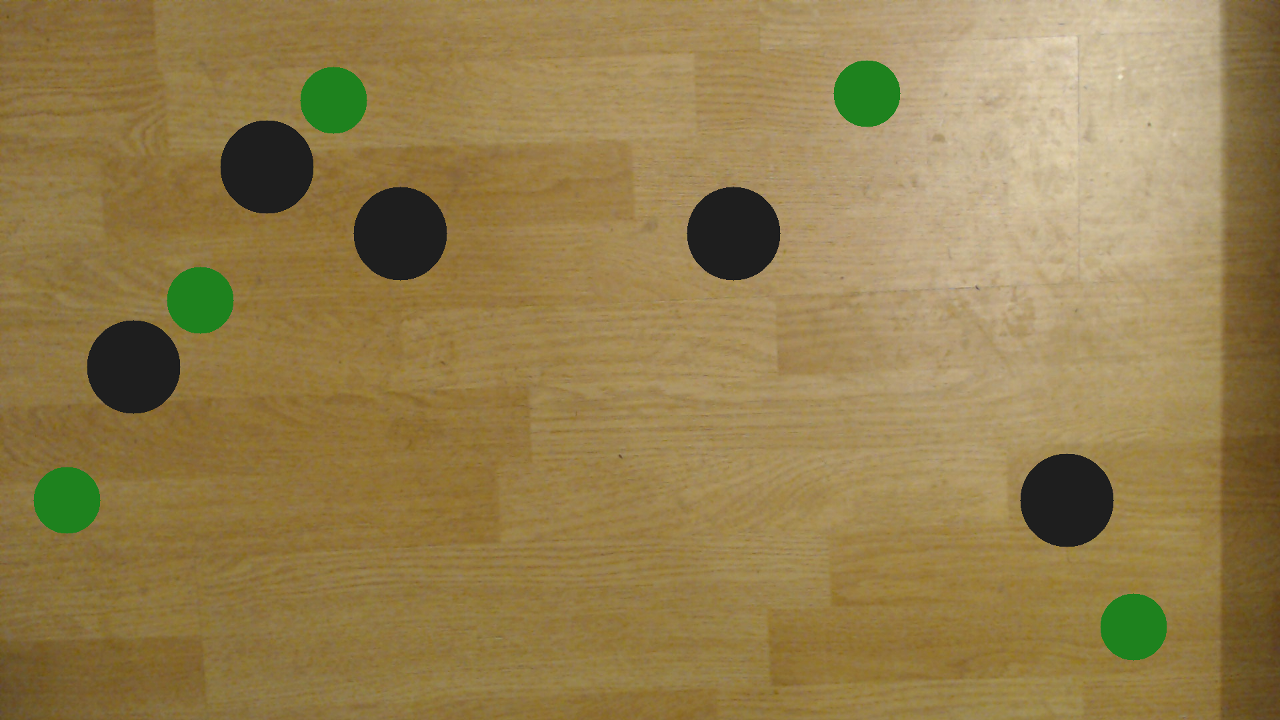
#> input picture lab05/sample02.tiff, 1280 x 720 px
$ python task01new.py
#> lines starting #> are read from the running program, lines starting #| are printed output that depends on the picture; after the words box and inside, x2 and y2 are one past the last pixel; in counts of white or black regions, pixels touching at a corner belong together; long printed decimals are rounded
import cv2
import numpy as np

trackbar_value = 75# Global variable for the latest trackbar value, default is 32
anyChange = False

def updateValue(new_value):
    # make sure to write the new value into the global variable
    global trackbar_value
    global anyChange
    trackbar_value = new_value
    anyChange = True
    return


blobparams = cv2.SimpleBlobDetector_Params()
#blobparams.filterByArea = False
blobparams.minArea = 20
blobparams.filterByCircularity = False
blobparams.minDistBetweenBlobs = 20#!!!change here
detector = cv2.SimpleBlobDetector_create(blobparams)

#Working with image files stored in the same folder as .py file
#Load the image from the given location
img = cv2.imread('sample02.tiff')
#> img is the input picture: shape (720, 1280, 3); mean B, G, R 77.2, 126.5, 148.6
#Load the image from the given location in grayscale
img_grayscale = cv2.imread('sample02.tiff', 0)
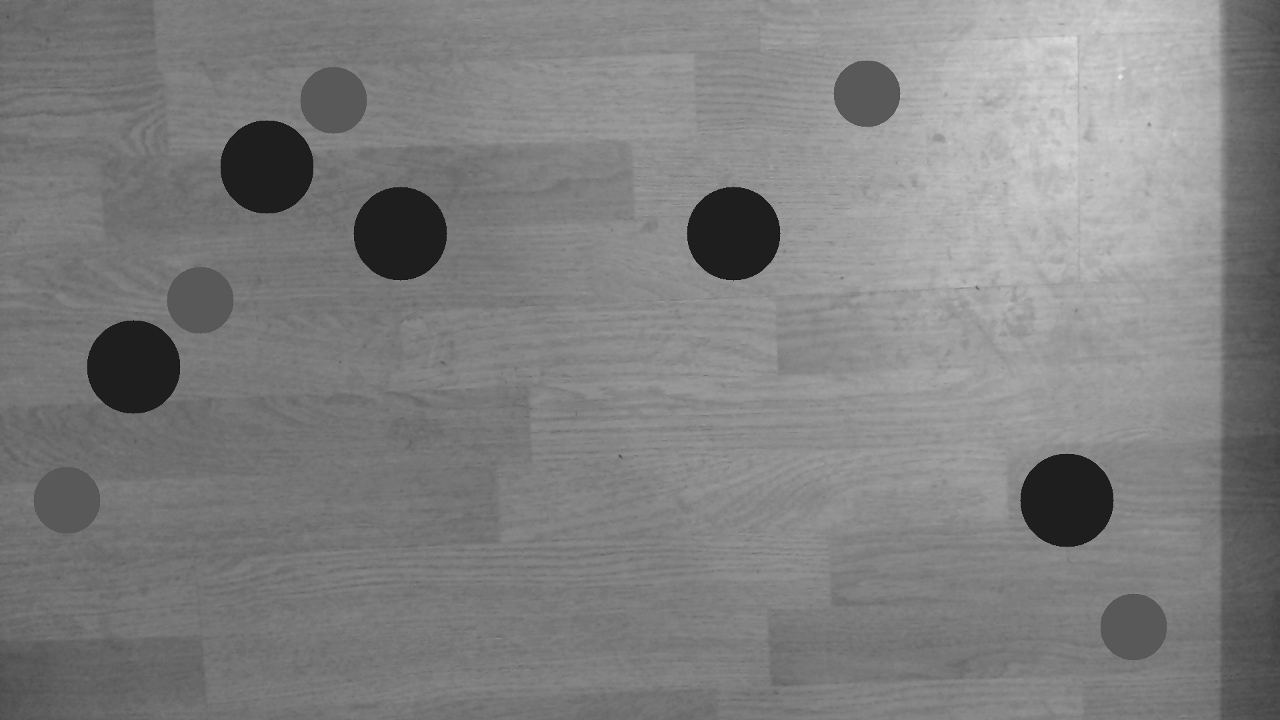
#> img_grayscale: shape (720, 1280); min 14, max 232, mean 127.5


#Thresholding the image at 75
ret, thresh = cv2.threshold(img_grayscale, 75, 255, cv2.THRESH_BINARY)
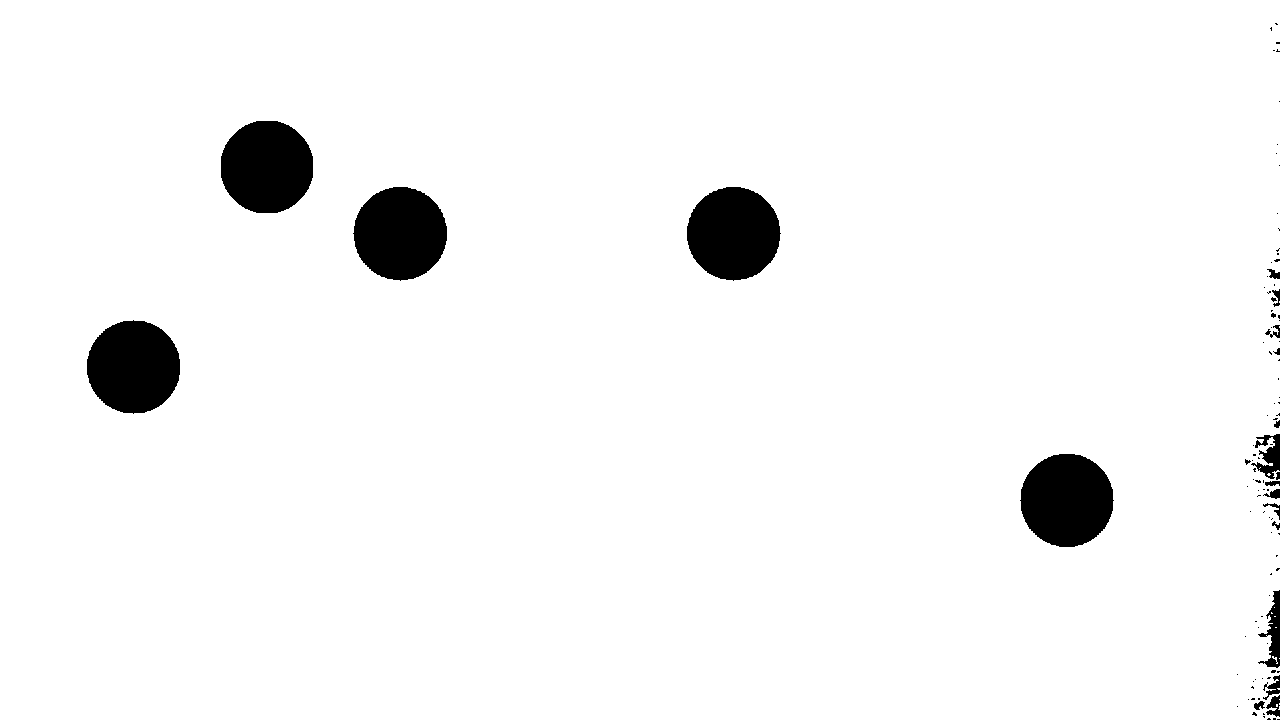
#> thresh: shape (720, 1280); 96% white; 104 black regions (84 under 20 px), largest, box (x1, y1, x2, y2) and area: (353, 187, 447, 281) 6838, (687, 187, 781, 281) 6832, (87, 320, 180, 414) 6832
keypoints = detector.detect(thresh)#creates multiple objects, writes in variable
#> keypoints = ()

if len(keypoints)!=0:
    print(keypoints[0].size)#Displays size of one object


img_grayscale = cv2.resize(img_grayscale, (0,0), fx=0.5, fy=0.5)#downscales img's width and height by 2
#> img_grayscale: shape (360, 640)
thresh = cv2.resize(thresh, (0,0), fx=0.5, fy=0.5)
#> thresh: shape (360, 640)
img = cv2.resize(img, (0,0), fx=0.5, fy=0.5)
#> img: shape (360, 640, 3)
cv2.imshow('Original', img)
cv2.imshow('Grayscale', img_grayscale)
cv2.imshow('Threshold', thresh)
cv2.createTrackbar("Example trackbar", "Threshold", trackbar_value, 200, updateValue)


while True:
    # Read a single image
    if anyChange == True:
        anyChange = False
        ret,thresh = cv2.threshold(img_grayscale, trackbar_value, 255, cv2.THRESH_BINARY)
        keypoints = detector.detect(thresh)

    #frame=cv2.bitwise_not(frame)
        #to show the detected keypoints on the screen
        thresh = cv2.drawKeypoints(thresh,keypoints,np.array([]),(0,0,255),cv2.DRAW_MATCHES_FLAGS_DRAW_RICH_KEYPOINTS)
    # Add trackbar value as text on the read frame
        cv2.putText(thresh, str(trackbar_value), (10, 100), cv2.FONT_HERSHEY_SIMPLEX, 2, (0, 0, 255), 2)


        for keypoint in keypoints: # keypoints is a list of objects with for loop I take one by one and find the place of each keypoint
            cv2.putText(thresh, str((int(keypoint.pt[0]), int(keypoint.pt[1]))), (int(keypoint.pt[0]), int(keypoint.pt[1])), cv2.FONT_HERSHEY_SIMPLEX, 1, (0, 0, 255), 2)

        cv2.imshow('Threshold', thresh)
        cv2.imshow('Original', img)


    # Quit the program when 'q' is pressed
    if cv2.waitKey(1) & 0xFF == ord('q'):
#> (key q is pressed here)
        break


#cv2.waitKey(0)
cv2.destroyAllWindows()

$ run again, with lab05/sample01.tiff copied over lab05/sample02.tiff
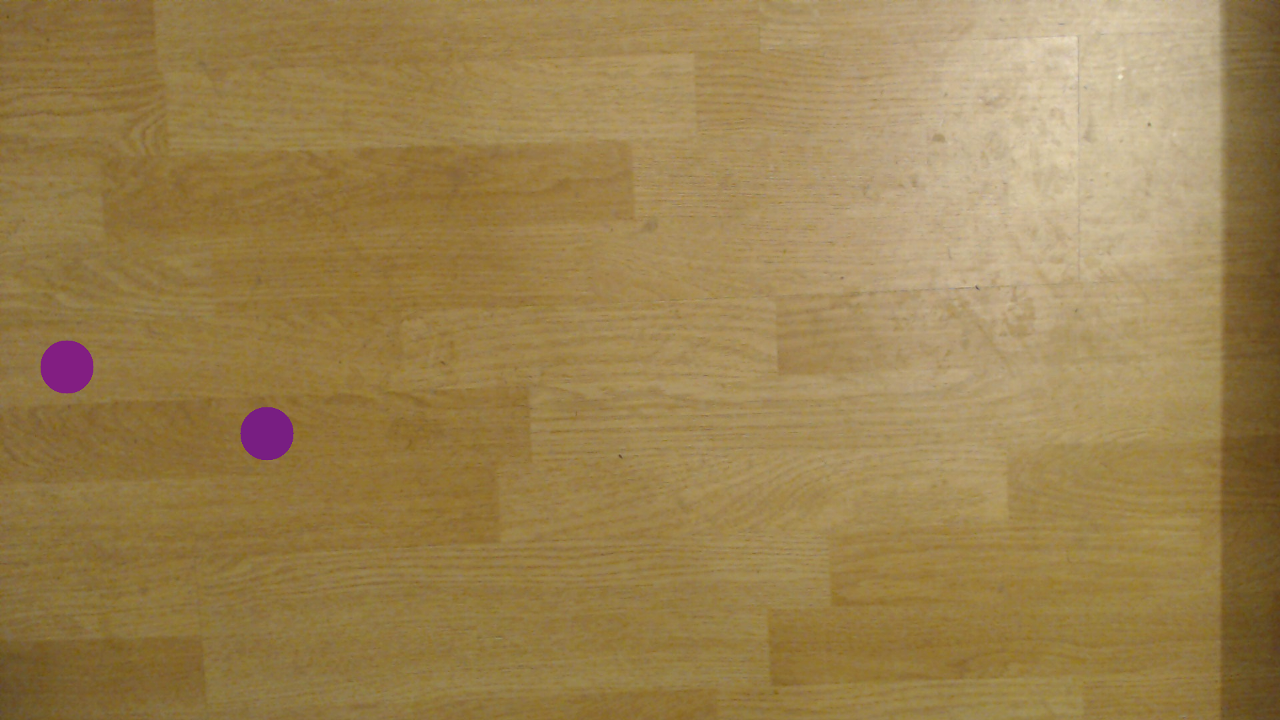
#> input picture lab05/sample01.tiff, 1280 x 720 px
#> img is the input picture: shape (720, 1280, 3); mean B, G, R 79.9, 129.6, 155.4
#> `img_grayscale = cv2.imread('sample02.tiff', 0)`:
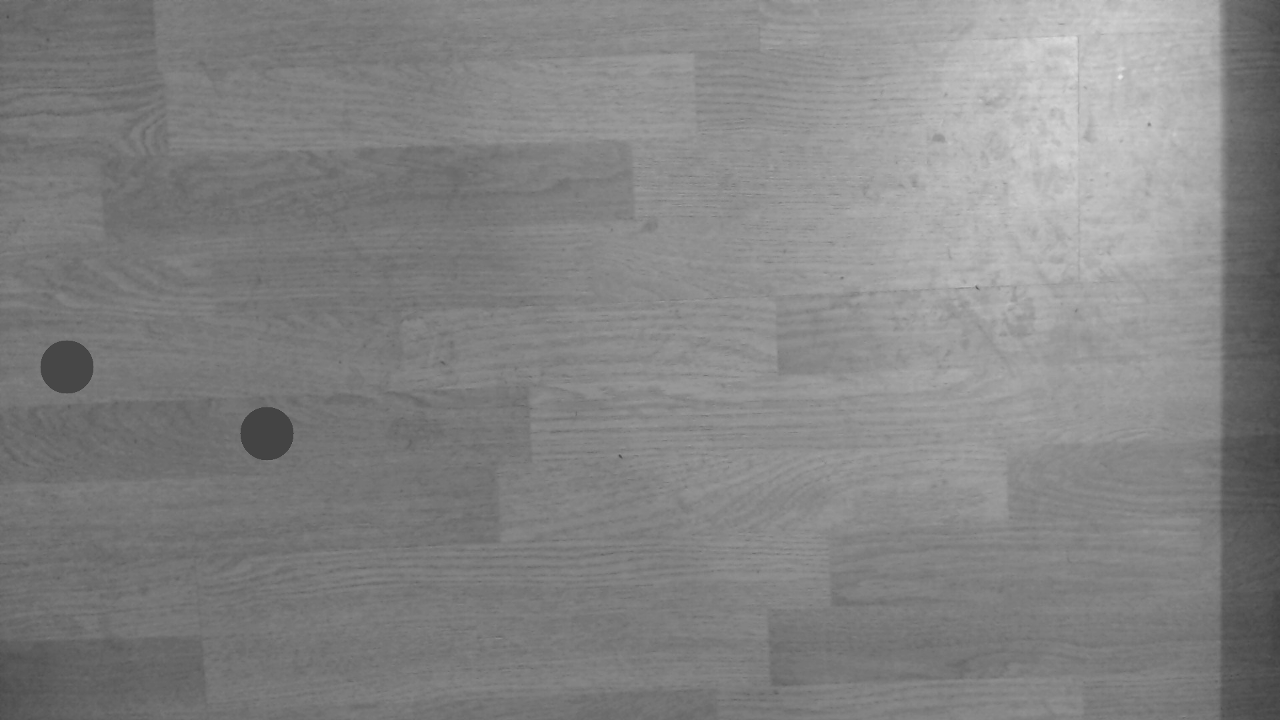
#> img_grayscale: shape (720, 1280); min 61, max 232, mean 131.6
#> `ret, thresh = cv2.threshold(img_grayscale, 75, 255, cv2.THRESH_BINARY)`:
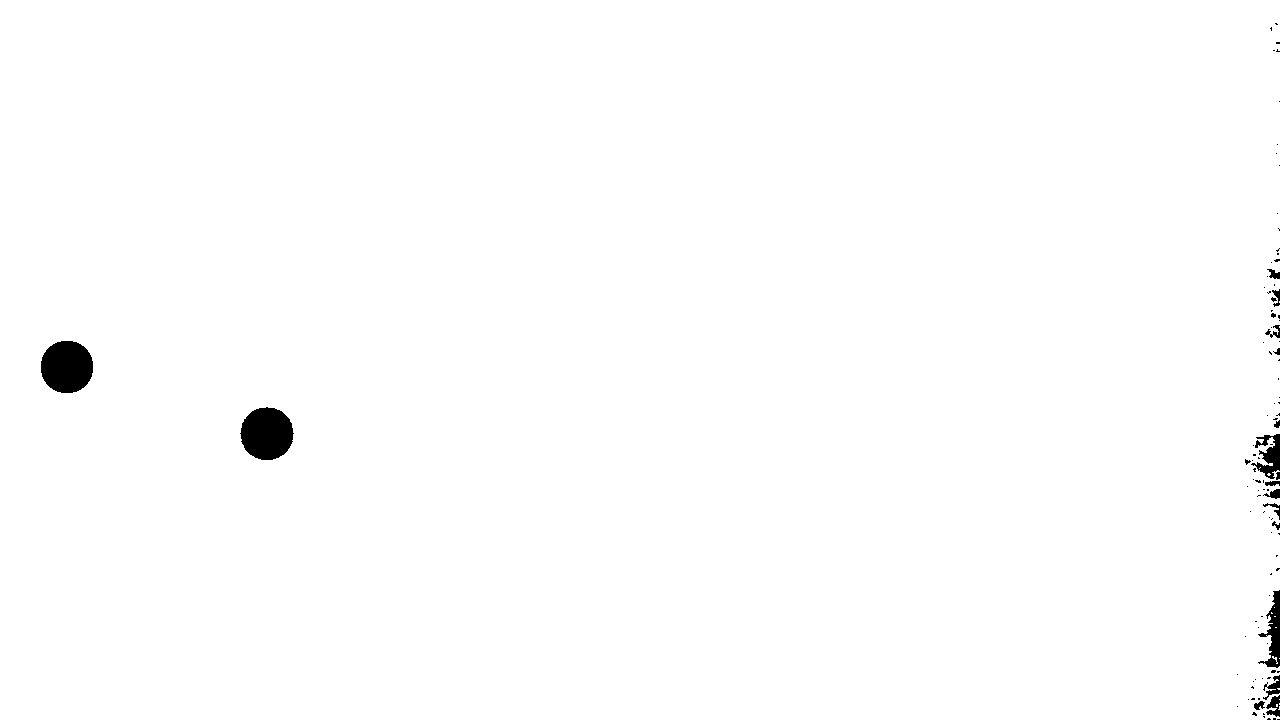
#> thresh: shape (720, 1280); 99.2% white; 101 black regions (84 under 20 px), largest, box (x1, y1, x2, y2) and area: (240, 407, 294, 460) 2197, (41, 341, 93, 393) 2180, (1258, 590, 1280, 668) 757
#> keypoints = 2 keypoints; (x, y, size): (267, 433, 53.7), (66, 366, 53.5)
#| 53.743
#> img: shape (360, 640, 3)
